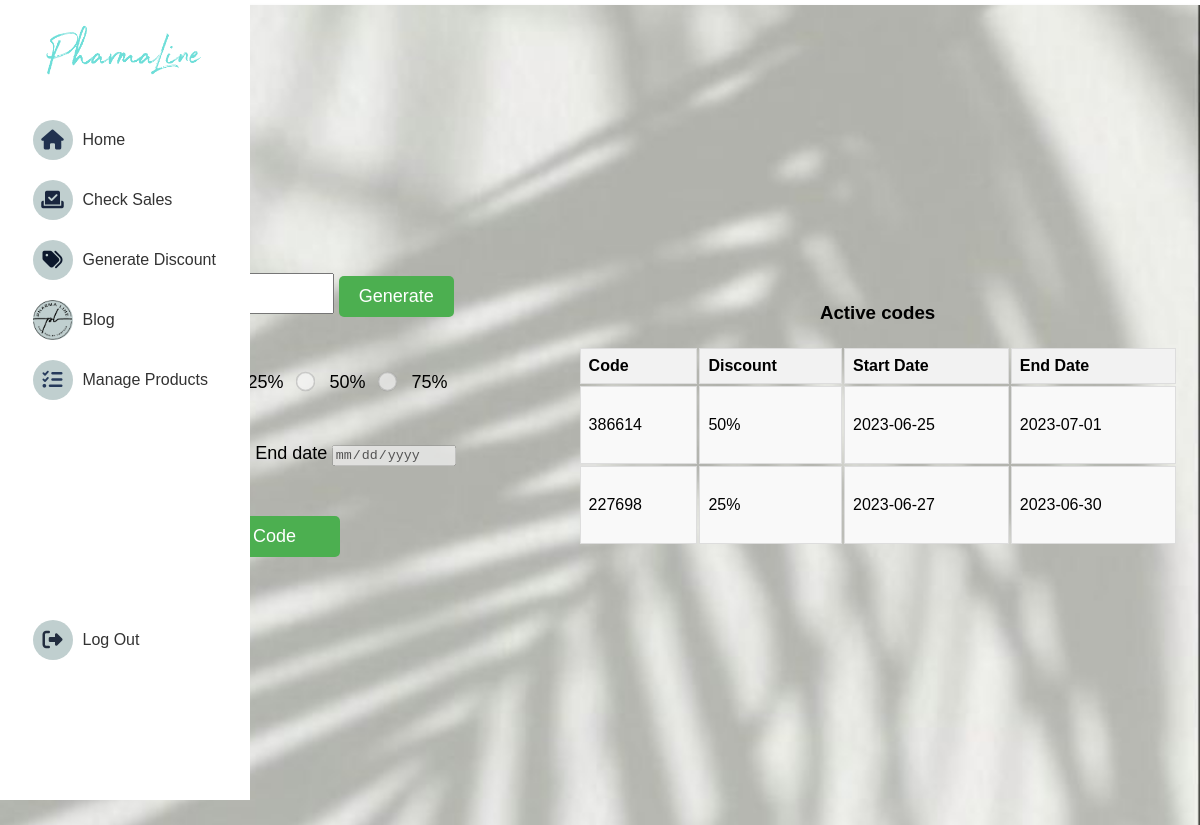
/generateDiscount.php, run on the app's committed database.
### tables this page shows
CREATE TABLE `discounts` (
  `id` int(11) NOT NULL,
  `code` int(6) NOT NULL,
  `percentage` int(11) NOT NULL,
  `start_date` date NOT NULL,
  `end_date` date NOT NULL
);

### generateDiscount.php (the view, shortened to what this page needs)
<?php
 @include('users/config.php');
$selectQuery = "SELECT * FROM discounts";
$result = mysqli_query($conn, $selectQuery);
?>
<!DOCTYPE html>
<html lang="en">
    <head>
        <link rel="stylesheet" type="text/css" href="assets/css/styleGenDis.css">
    </head>
    <body>
      <div class="sidebar">
        <div class="icon-container">
          <div class="logo-sidebar">
            <img src="image/PharmaLineNameLogo.png" alt="Logo" class="nameLogo">
          </div>
          <div class="total-icons">
          <div class="icon" id="Home">
      <i class="fa-solid fa-house" style="color: #21324f;"></i>
      <a href="#">
          <span class="icon-name">Home</span></a>
        </div>
      <div class="icon" id="Check-sales">
        <i class="fa-solid fa-check-to-slot" style="color: #19263e;"></i>
          <span class="icon-name">Check Sales</span>
        </div>
        <div class="icon" id="Generate-discount">
        <i class="fa-solid fa-tags" style="color: #0c182c;"></i>
          <span class="icon-name">Generate Discount</span>
        </div>
        <div class="icon" id="Blog">
          <img src="image/logoIcon.png" alt="Blog Icon">
          <span class="icon-name">Blog</span>
        </div>
        <div class="icon" id="ManageProducts">
          <a href="manageProducts.php">
          <i class="fa-solid fa-list-check" style="color: #25395b;"></i>
          <span class="icon-name">Manage Products</span></a>
        </div>
        <div class="icon" id="Log-out">
          <a href="../index.php">
          <i class="fa-solid fa-right-from-bracket" style="color: #222d3f;"></i>
          <span class="icon-name">Log Out</span></a>
        </div>
          </div>
        </div>
      </div>
      <div class="body-content">
      <form action="generateDiscount.php" enctype="multipart/form-data" method="post">
        <div class="generate">
        <div class = "code">
        <button id="generateBtn">Generate</button>
        </div>
        <div class ="codeValue">
          <label for="15">15%</label><br>
          <label for="20">20%</label><br>
          <label for="25">25%</label>
          <input type="radio" id="50" value="50" name="discount" required>
          <label for="50">50%</label>
          <input type="radio" id="75" value="75" name="discount" required>
          <label for="75">75%</label>
        </div>
        <div class = "dates">
          <label for="startDate">Start date</label>
          <label for="endDate" id="endDateLabel">End date</label>
          <input type="date" name="endDate" id="endDate" placeholder="End Date"  required>
        </div>
        <div class = "activtion">
        <button type="submit" id="activateBtn" value="submit" name="submit">Activate Code</button>
        </div>
      </div>
      </form>
      <div class = "infoTable">
        <h3>Active codes</h3>
      <table id="activationTable">
  <thead>
    <tr>
      <th>Code</th>
      <th>Discount</th>
      <th>Start Date</th>
      <th>End Date</th>
    </tr>
  </thead>
  <tbody>
    <?php while($code = mysqli_fetch_assoc($result)) : ?>
      <tr>
        <td><?php echo $code['code']; ?></td>
        <td><?php echo $code['percentage'] . "%"; ?></td>
        <td><?php echo $code['start_date']; ?></td>
        <td><?php echo $code['end_date']; ?></td>
      </tr>
    <?php endwhile; ?>
  </tbody>
</table>
    </div>
    </div>
</body>
</html>

### assets/css/styleGenDis.css (style rules this page uses)
body { font-family: Arial, sans-serif; margin: 0; padding: 0; }
.body-content { margin-top: 60px; padding: 40px; text-align: center; box-shadow: 0 2px 4px rgba(0, 0, 0, 0.1); background-color: transparent; min-height: calc(100vh - 60px); background-image: url("../../image/adminHomeBackground.jpg"); background-size: cover; background-position: center; background-repeat: no-repeat; }
.body-content button { border-radius: 5px; padding: 10px 20px; font-size: 18px; background-color: #4CAF50; color: #ffffff; border: none; cursor: pointer; transition: transform 0.2s ease-in-out; }
.body-content { margin-top: 5px }
.body-content { flex: 1; display: flex; flex-direction: row; align-items: center; justify-content: center; position: relative; }
.infoTable { margin-left: 120px; }
#activationTable { width: 600px; }
#activationTable th, #activationTable td { padding: 8px; text-align: left; border: 1px solid #ddd; }
#activationTable thead { background-color: #f2f2f2; }
#activationTable tbody tr { background-color: #f9f9f9; }
#activationTable { height: 200px; overflow-y: scroll; }
.generate { display: flex; flex-direction: column; }
.codeValue input[type="radio"] { margin-right: 18px; transform: scale(1.5); }
.codeValue label { margin-top: 5px; margin-right: 10px; font-size: 18px; }
.codeValue { display: flex; flex-direction: row; align-content: center; padding-top: 50px; padding-bottom: 50px; padding-left: 25px; }
.dates label { margin-top: 5px; margin-left: 10px; font-size: 18px; }
#activateBtn { margin-top: 50px; width: 200px; }
.sidebar { position: fixed; top: 0; left: 0; width: 80px; height: 100vh; background-color: #ffffff; transition: width 0.3s; z-index: 999; }
.icon-container { display: flex; flex-direction: column; align-items: center; justify-content: flex-start; height: 100%; padding-top: 20px; }
.icon { width: 40px; height: 40px; background-color: #c0cfcf; border-radius: 50%; margin-bottom: 20px; display: flex; align-items: center; justify-content: center; cursor: pointer; transition: background-color 0.3s; position: relative; }
.icon i { color: #fff; font-size: 20px; }
.icon-name { position: absolute; top: 50%; left: calc(100% + 10px); transform: translateY(-50%); display: none; color: #333; white-space: nowrap; }
.nameLogo { display: none; opacity: 0; }
.logo-sidebar { width: 80px; height: 80px; margin-bottom: 20px; }
.total-icons #Log-out { margin-top: 220px; }
.nameLogo { width: 175px; height: auto; }
#Blog img { max-width: 100%; max-height: 100%; }

### data on the page
discounts: code "386614", percentage "50", start_date "2023-06-25", end_date "2023-07-01"
discounts: code "227698", percentage "25", start_date "2023-06-27", end_date "2023-06-30"
